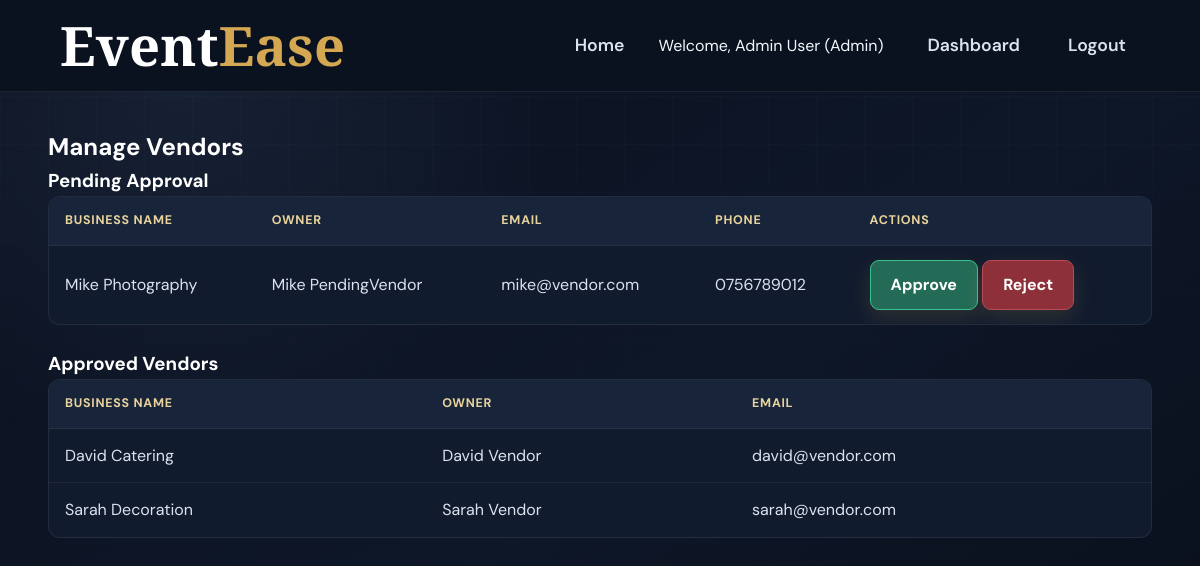
Page /?url=admin/vendors (signed in) on the committed database.
### tables this page shows
CREATE TABLE Vendor (
    vendor_id INT AUTO_INCREMENT PRIMARY KEY,
    user_id INT UNIQUE NOT NULL,
    business_name VARCHAR(100) NOT NULL,
    business_description TEXT,
    business_address VARCHAR(255),
    facebook_profile VARCHAR(255),
    verification_status ENUM('pending','approved','rejected') DEFAULT 'pending',
    registration_date TIMESTAMP DEFAULT CURRENT_TIMESTAMP,
    FOREIGN KEY (user_id) REFERENCES user(user_id) ON DELETE CASCADE
);

CREATE TABLE user (
    user_id INT AUTO_INCREMENT PRIMARY KEY,
    first_name VARCHAR(50) NOT NULL,
    last_name VARCHAR(50) NOT NULL,
    email VARCHAR(100) UNIQUE NOT NULL,
    password VARCHAR(255) NOT NULL,
    phone VARCHAR(20) NOT NULL,
    role ENUM('customer','vendor','admin') NOT NULL,
    status ENUM('active','inactive') DEFAULT 'active',
    created_at TIMESTAMP DEFAULT CURRENT_TIMESTAMP
);

### app/controllers/AdminController.php (called while the page is built, shortened)
<?php
class AdminController {
    public function vendors() {
        $pendingVendors = Vendor::getAllPending();
        $approvedVendors = Vendor::getAllApproved();
        require_once '../app/views/admin/vendors.php';
    }
}
?>

### app/models/Vendor.php (called while the page is built, shortened)
<?php
class Vendor {
    public static function getAllPending() {
        $db = Database::getConnection();
        $stmt = $db->prepare("SELECT v.*, u.first_name, u.last_name, u.email, u.phone FROM Vendor v JOIN user u ON v.user_id = u.user_id WHERE v.verification_status = 'pending'");
        $stmt->execute();
        return $stmt->fetchAll();
    }
    public static function getAllApproved() {
        $db = Database::getConnection();
        $stmt = $db->prepare("SELECT v.*, u.first_name, u.last_name, u.email, u.phone FROM Vendor v JOIN user u ON v.user_id = u.user_id WHERE v.verification_status = 'approved'");
        $stmt->execute();
        return $stmt->fetchAll();
    }
}
?>

### app/views/admin/vendors.php (the view)
<?php include '../app/views/partials/header.php'; ?>
<h2>Manage Vendors</h2>
<h3>Pending Approval</h3>
<?php if (empty($pendingVendors)): ?>
    <p>No pending vendors.</p>
<?php else: ?>
    <table>
        <tr>
            <th>Business Name</th>
            <th>Owner</th>
            <th>Email</th>
            <th>Phone</th>
            <th>Actions</th>
        </tr>
        <?php foreach ($pendingVendors as $vendor): ?>
            <tr>
                <td><?php echo htmlspecialchars($vendor['business_name']); ?></td>
                <td><?php echo htmlspecialchars($vendor['first_name'] . ' ' . $vendor['last_name']); ?></td>
                <td><?php echo $vendor['email']; ?></td>
                <td><?php echo $vendor['phone']; ?></td>
                <td>
                    <a href="?url=admin/approveVendor/<?php echo $vendor['vendor_id']; ?>" class="btn btn-success">Approve</a>
                    <a href="?url=admin/rejectVendor/<?php echo $vendor['vendor_id']; ?>" class="btn btn-danger">Reject</a>
                </td>
            </tr>
        <?php endforeach; ?>
    </table>
<?php endif; ?>
<h3>Approved Vendors</h3>
<table>
    <tr>
        <th>Business Name</th>
        <th>Owner</th>
        <th>Email</th>
    </tr>
    <?php foreach ($approvedVendors as $vendor): ?>
        <tr>
            <td><?php echo htmlspecialchars($vendor['business_name']); ?></td>
            <td><?php echo htmlspecialchars($vendor['first_name'] . ' ' . $vendor['last_name']); ?></td>
            <td><?php echo $vendor['email']; ?></td>
        </tr>
    <?php endforeach; ?>
</table>
<?php include '../app/views/partials/footer.php'; ?>

### public/css/style.css (style rules this page uses)
:root { --navy-900: #080E18; --navy-800: #0B1220; --navy-700: #0F192B; --navy-600: #111B2E; --navy-500: #18243A; --navy-400: #1C2942; --gold: #D4A853; --gold-light: #E6C77A; --gold-dark: #B88B32; --white: #FFFFFF; --text: #F4F7FB; --text-soft: #DCE3EF; --muted: #A9B4C7; --muted-dark: #728097; --success: #35C48D; --danger: #F06B72; --warning: #E6B85C; --border: rgba(255, 255, 255, 0.08); --border-gold: rgba(212, 168, 83, 0.20); --shadow-sm: 0 8px 22px rgba(0, 0, 0, 0.16); --shadow-md: 0 12px 35px rgba(0, 0, 0, 0.20); --shadow-lg: 0 18px 50px rgba(0, 0, 0, 0.28); --radius-sm: 9px; --radius-md: 14px; --radius-lg: 16px; --transition: all 0.25s ease; }
* { box-sizing: border-box; margin: 0; padding: 0; }
html { scroll-behavior: smooth; }
body { min-height: 100vh; color: var(--text); background: radial-gradient(circle at 15% 10%, rgba(63, 81, 116, 0.22), transparent 30%), linear-gradient(145deg, var(--navy-800), #0E1728 55%, var(--navy-900)); font-family: 'DM Sans', 'Segoe UI', sans-serif; line-height: 1.6; }
body::before { content: ''; position: fixed; inset: 0; z-index: -1; pointer-events: none; background-image: linear-gradient(rgba(255, 255, 255, 0.018) 1px, transparent 1px), linear-gradient(90deg, rgba(255, 255, 255, 0.018) 1px, transparent 1px); background-size: 48px 48px; mask-image: linear-gradient(to bottom, black, transparent 75%); }
a { color: var(--gold-light); text-decoration: none; }
h1, h2, h3, h4 { color: var(--white); }
.btn { display: inline-flex; align-items: center; justify-content: center; gap: 8px; padding: 11px 20px; color: #101722; background: linear-gradient(180deg, #E3BD67, #C9993E); border: 1px solid var(--gold); border-radius: var(--radius-sm); font: inherit; font-weight: 700; text-decoration: none; cursor: pointer; box-shadow: 0 8px 22px rgba(212, 168, 83, 0.16); transition: var(--transition); }
.btn-danger { color: var(--white); background: #8E3039; border-color: #B94B55; }
.btn-success { color: var(--white); background: #236B56; border-color: var(--success); }
table { width: 100%; margin-bottom: 24px; overflow: hidden; background: var(--navy-600); border: 1px solid var(--border); border-radius: 12px; border-spacing: 0; border-collapse: separate; }
th, td { padding: 14px 16px; text-align: left; border-bottom: 1px solid rgba(255, 255, 255, 0.06); }
th { color: #E9D39C; background: var(--navy-500); font-size: 0.78rem; letter-spacing: 0.06em; text-transform: uppercase; }
td { color: var(--text-soft); }
tbody tr:last-child td { border-bottom: 0; }

### rows in the picture
vendor: business_name "Mike Photography", user.last_name "Mike PendingVendor", user.email "mike@vendor.com", user.phone "0756789012"
vendor: business_name "David Catering", user.last_name "David Vendor", user.email "david@vendor.com"
vendor: business_name "Sarah Decoration", user.last_name "Sarah Vendor", user.email "sarah@vendor.com"

### other values in the picture
$_SESSION['name'] "Admin User"
$_SESSION['role'] "Admin"
